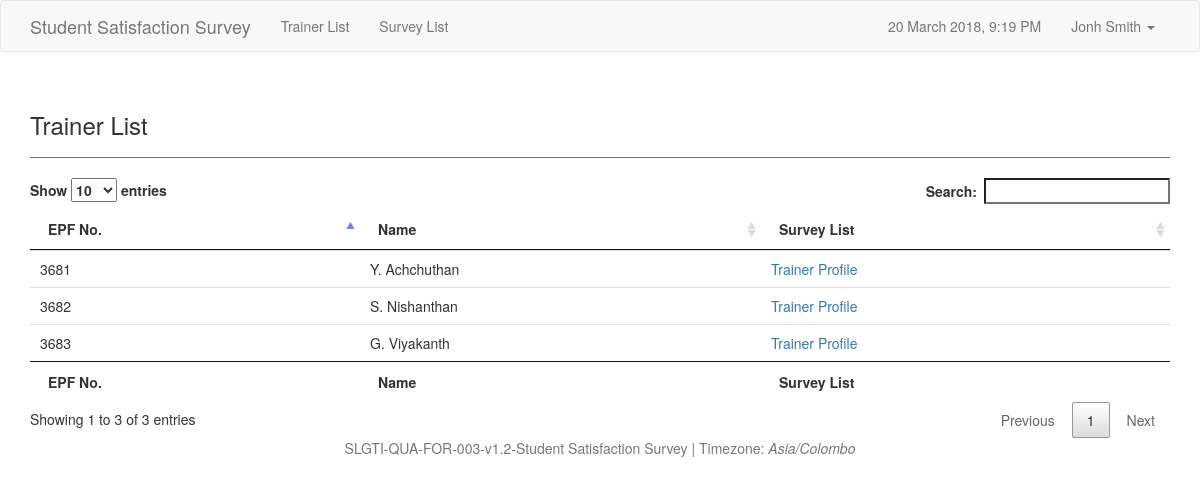
Screenshot of /trainerList.php with the database file from the repository.
### tables this page shows
CREATE TABLE `trainer` (
  `trainer_id` smallint(6) NOT NULL,
  `trainer` varchar(100) NOT NULL
);

### trainerList.php (the view, shortened to what this page needs)
<!DOCTYPE html>
<html lang="en">
<head>
    <link href="css/bootstrap.css" rel="stylesheet">
    <link href="css/jquery.dataTables.min.css" rel="stylesheet">
</head>
<body>
    <?php include_once("nav.php");    ?>
    <div class="container">
        <div class="row">
            <div class="col-md-12">
                <div class=" page-header">
                    <h3>Trainer List</h3>
                </div>
            </div>
        </div>
        <div class="row">
            <div class="col-md-12 ">
                <div class="table-responsive">
                    <table id="example" class="table table-hover">
                        <thead>
                            <tr>
                                <th>EPF No.</th>
                                <th>Name</th>
                                <th>Survey List</th>
                            </tr>
                        </thead>
                        <tfoot>
                            <tr>
                                <th>EPF No.</th>
                                <th>Name</th>
                                <th>Survey List</th>
                            </tr>
                        </tfoot>
                        <tbody>
                            <?php
                        $sql = "SELECT * FROM `trainer`";
                        $result = mysqli_query($con, $sql);
                        if (mysqli_num_rows($result) > 0) {
                            while($row = mysqli_fetch_assoc($result)) {
                                echo '
                                <tr>
                                    <td>'. $row["trainer_id"]. '</td>
                                    <td>'. $row["trainer"]. '</td>
                                    <td><a href="trainerProfile.php?tariner_id='. $row["trainer_id"].'">Trainer Profile</a></td>
                                </tr>';
                            }
                        } else {
                            echo '<tr><td colspan="6"> 0 Results</td></tr>';
                        }
                        ?>
                        </tbody>
                    </table>
                </div>
            </div>
        </div>
    </div>
    <?php include_once("footer.php"); ?>
</body>
</html>

### rows the page displays
trainer: trainer_id "3681", trainer "Y. Achchuthan"
trainer: trainer_id "3682", trainer "S. Nishanthan"
trainer: trainer_id "3683", trainer "G. Viyakanth"

### other values shown
date("j F Y,  g:i A",strtotime($now)) "20 March 2018, 9:19 PM"
date_default_timezone_get() "Asia/Colombo"
